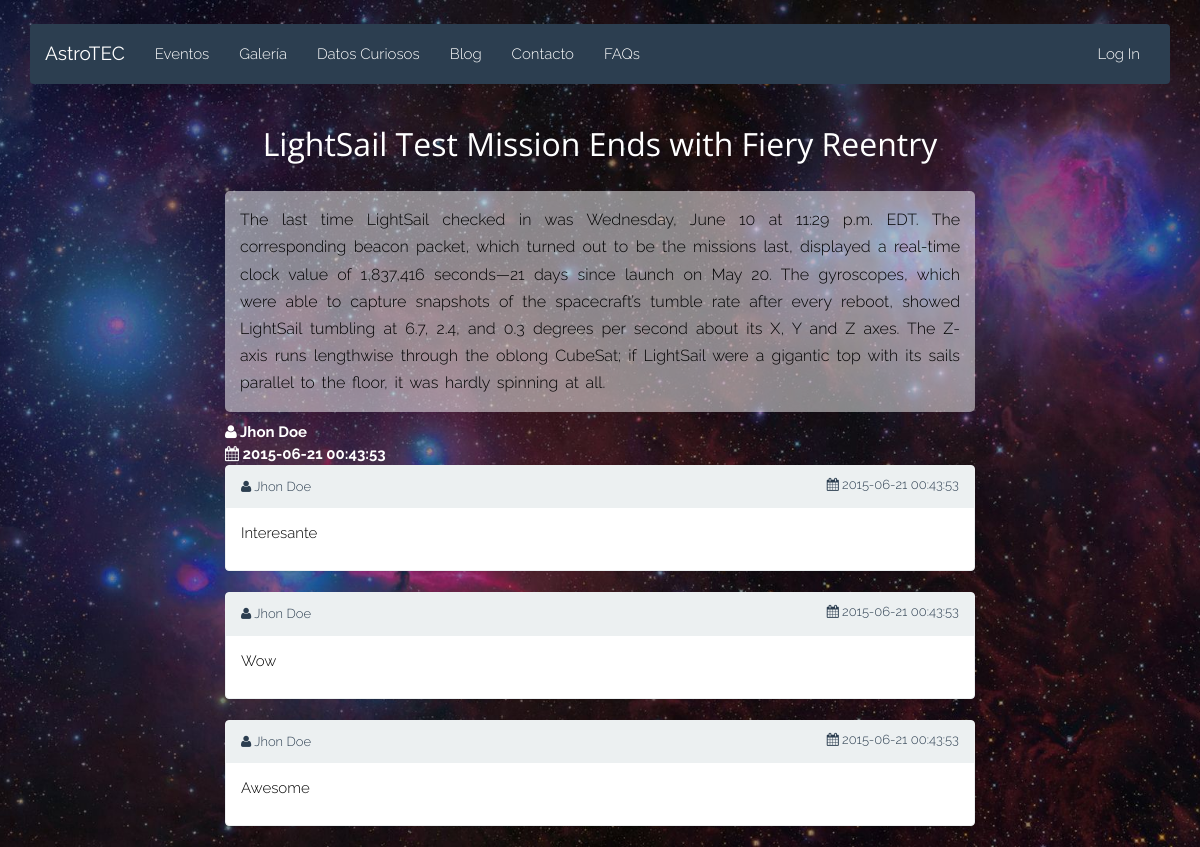
The page /post.php?id=1 on the database its author committed.
### tables this page shows
CREATE TABLE IF NOT EXISTS `Publicaciones` (
  `idPublicacion` INT NOT NULL AUTO_INCREMENT,
  `titulo` VARCHAR(300) NOT NULL,
  `contenido` LONGTEXT NOT NULL,
  `fecha` DATETIME NOT NULL,
  `fk_idCreador` INT NOT NULL,
  PRIMARY KEY (`idPublicacion`),
  INDEX `fk_idCreador_idx` (`fk_idCreador` ASC),
  CONSTRAINT `fk_idCreador1`
    FOREIGN KEY (`fk_idCreador`)
    REFERENCES `Usuarios` (`idUsuario`)
    ON DELETE NO ACTION
    ON UPDATE NO ACTION);

CREATE TABLE IF NOT EXISTS `Comentarios` (
  `idComentario` INT NOT NULL AUTO_INCREMENT,
  `contenido` MEDIUMTEXT NOT NULL,
  `fecha` DATETIME NOT NULL,
  `fk_idEstado` INT NOT NULL,
  `fk_idUsuario` INT NOT NULL,
  PRIMARY KEY (`idComentario`),
  INDEX `fk_Comentarios_EstadoComentario_idx` (`fk_idEstado` ASC),
  INDEX `fk_Comentarios_Usuarios1_idx` (`fk_idUsuario` ASC),
  CONSTRAINT `fk_Comentarios_EstadoComentario`
    FOREIGN KEY (`fk_idEstado`)
    REFERENCES `EstadoComentario` (`idEstado`)
    ON DELETE NO ACTION
    ON UPDATE NO ACTION,
  CONSTRAINT `fk_Comentarios_Usuarios1`
    FOREIGN KEY (`fk_idUsuario`)
    REFERENCES `Usuarios` (`idUsuario`)
    ON DELETE NO ACTION
    ON UPDATE NO ACTION);

### html/post.php (the view, shortened to what this page needs)
<?php
	require("php/db.php");
	$id = $_GET["id"];
	if ($id) {
		$sql = "SELECT P.idPublicacion AS id, P.titulo, P.contenido,
						P.fecha, CONCAT(U.nombre, ' ', U.apellido1) AS autor
						FROM Publicaciones AS P
						INNER JOIN Usuarios AS U ON U.idUsuario = P.fk_idCreador
						WHERE P.idPublicacion = $id";
		$result = $conn->query($sql);
		if ($result->num_rows > 0) {
			$post = $result->fetch_assoc();
		}
		$sql = "SELECT C.contenido, C.fecha, CONCAT(U.nombre, ' ', IFNULL(U.apellido1, '')) AS autor
						FROM Comentarios AS C
						INNER JOIN Usuarios AS U ON U.idUsuario = C.fk_idUsuario
						INNER JOIN ComentariosXPublicacion AS CP ON C.idComentario = CP.fk_idComentario
						WHERE CP.fk_idPublicacion = $id
						ORDER BY C.fecha ASC";
		$result = $conn->query($sql);
		$comments = array();
		if ($result->num_rows > 0) {
			while ($row = $result->fetch_assoc()) {
				array_push($comments, $row);
			}
		}
	}
?>
<!DOCTYPE html>
<html class="no-js" lang="">
<head>
	<?php require('./php/head.php'); ?>
	<link rel="stylesheet" type="text/css" href="css/post.css">
</head>
<body>
	<div class="container">
		<?php require('./php/navbar.php'); ?>
		<div class="row">
			<div class="col-md-8 col-md-offset-2 post">
				<h2><?php echo $post["titulo"] ?></h2>
				<p><?php echo $post["contenido"] ?></p>
				<span><i class='fa fa-user'></i> <?php echo $post["autor"]; ?></span>
				<br>
				<span><i class='fa fa-calendar'></i> <?php echo $post["fecha"]; ?></span>
			</div>
		</div>
		<div id="comment-list">
			<?php
				foreach ($comments as $comment) {
					echo "<div class='row'>";
					echo "	<div class='col-md-8 col-md-offset-2 comment'>";
					echo "		<div class='panel panel-default'>";
					echo "			<div class='panel-heading'>";
					echo "				<span class='panel-title'><i class='fa fa-user'></i> $comment[autor]</span>";
					echo "				<span class='panel-title pull-right'><i class='fa fa-calendar'></i> $comment[fecha]</span>";
					echo "			</div>";
					echo "			<div class='panel-body'>";
					echo "				<p>$comment[contenido]</p>";
					echo "			</div>";
					echo "		</div>";
					echo "	</div>";
					echo "</div>";
				}
			?>
		</div>
	</div>
</body>
</html>

### html/php/head.php (shortened to what this page needs)
<link rel="stylesheet" type="text/css" href="css/vendor/bootstrap.min.css">
<link rel="stylesheet" type="text/css" href="css/vendor/font-awesome.min.css">
<link rel="stylesheet" type="text/css" href="css/style.css">

### html/php/navbar.php (shortened to what this page needs)
<nav class="navbar navbar-default">
	<div class="container-fluid">
		<div class="navbar-header">
			<a class="navbar-brand" href="index.php">AstroTEC</a>
		</div>
		<div class="collapse navbar-collapse" id="bs-example-navbar-collapse-1">
			<ul class="nav navbar-nav">
				<li><a href="./events.php">Eventos</a>
				</li>
				<li><a href="./gallery.php">Galería</a>
				</li>
				<li><a href="./funfacts.php">Datos Curiosos</a>
				</li>
				<li><a href="./blog.php">Blog</a>
				</li>
				<li><a href="./contact.php">Contacto</a>
				</li>
				<li><a href="./faqs.php">FAQs</a>
				</li>
			</ul>
			<ul class="nav navbar-nav navbar-right">
				<?php
					if (!isset($_SESSION['USER_ID']))  {
						echo "<li class='pull-right'>";
						echo "	<a href='./login.php'>Log In</a>";
						echo "</li>";
					}
				?>
      </ul>
		</div>
	</div>
</nav>

### html/css/style.css (style rules this page uses)
body { padding-top: 2%; background: url(../img/background.jpg) no-repeat center center fixed; -webkit-background-size: cover; -moz-background-size: cover; -o-background-size: cover; background-size: cover; font-family: 'Raleway', sans-serif; font-weight: 300; color: #3E3E3E; }
h1, h2, h3, h4, h5 { font-family: 'Open Sans', sans-serif; color: #000000; }
.navbar-brand { font-weight: 400; }

### html/css/post.css (style rules this page uses)
.post { text-align: justify; }
.post h2 { color: white; margin-bottom: 4%; text-align: center; }
.post p { background-color: rgba(255, 255, 255, 0.50); color: black; font-size: medium; padding: 2%; border-radius: 5px; word-spacing: 2pt; line-height: 170%; }
.post span { color: white; font-weight: bold; }
.comment { color: black; }
.panel-title { font-size: small; }

### rows shown on the page
publicaciones: titulo "LightSail Test Mission Ends with Fiery Reentry", contenido "The last time LightSail checked in was Wednesday, June 10 at 11:29 p.m. EDT. The corresponding beacon packet, which turned out to be the missions last, displayed a real-time clock value of 1,837,416 seconds—21 days since launch on May 20. The gyroscopes, which were able to capture snapshots of the spacecraft’s tumble rate after every reboot, showed LightSail tumbling at 6.7, 2.4, and 0.3 degrees per second about its X, Y and Z axes. The Z-axis runs lengthwise through the oblong CubeSat; if LightSail were a gigantic top with its sails parallel to the floor, it was hardly spinning at all.", fecha "2015-06-21 00:43:53"
comentarios: comment "Jhon Doe", fecha "2015-06-21 00:43:53", contenido "Interesante"
comentarios: comment "Jhon Doe", fecha "2015-06-21 00:43:53", contenido "Wow"
comentarios: comment "Jhon Doe", fecha "2015-06-21 00:43:53", contenido "Awesome"

### other values the page prints
$post["autor"] "Jhon Doe"
